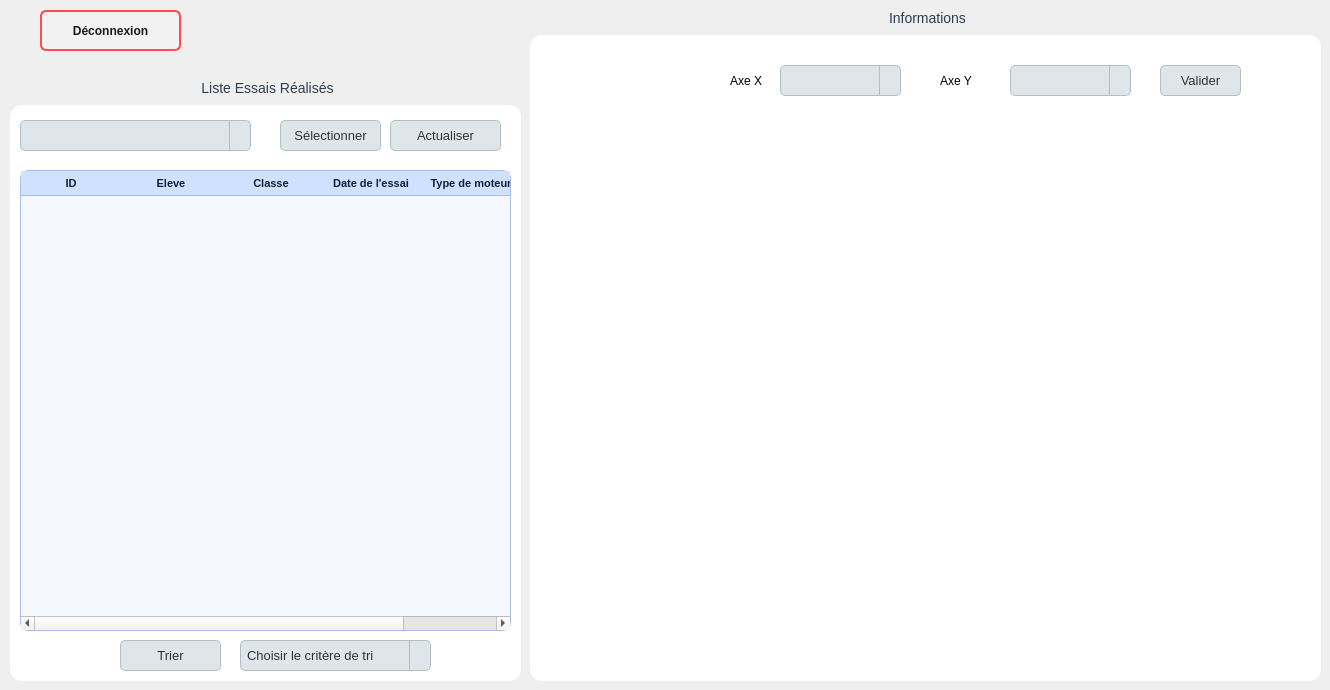
     <widget class="QWidget" name="tab_3">
      <attribute name="title">
       <string>Analyse des essais</string>
      </attribute>
      <widget class="QGroupBox" name="groupBox_3">
       <property name="geometry">
        <rect>
         <x>530</x>
         <y>10</y>
         <width>791</width>
         <height>671</height>
        </rect>
       </property>
       <property name="styleSheet">
        <string notr="true">QGroupBox {
    border: 2px solid qlineargradient(
        spread:pad, x1:0, y1:0, x2:1, y2:0,
        stop:0 #6dd5fa, stop:1 #2980b9
    );
    border-radius: 12px;
    margin-top: 25px;
    background-color: #ffffff;
    color: #1a1a1a;
    padding: 15px;
    font-family: &quot;Segoe UI&quot;, sans-serif;
    font-size: 14px;
}

QGroupBox::title {
    subcontrol-origin: margin;
    subcontrol-position: top center;
    background-color: transparent;
    color: #2c3e50;  /* Bleu-gris foncé, élégant et lisible */
    font-size: 16px;
    font-weight: bold;
    padding: 0 10px;
    text-transform: uppercase;
    letter-spacing: 1px;
}
</string>
       </property>
       <property name="title">
        <string>Informations</string>
       </property>
       <widget class="QLabel" name="l_info">
        <property name="geometry">
         <rect>
          <x>70</x>
          <y>30</y>
          <width>351</width>
          <height>21</height>
         </rect>
        </property>
        <property name="text">
         <string/>
        </property>
       </widget>
       <widget class="QWidget" name="w_graphique" native="true">
        <property name="geometry">
         <rect>
          <x>10</x>
          <y>100</y>
          <width>761</width>
          <height>551</height>
         </rect>
        </property>
       </widget>
       <widget class="QLabel" name="l_axeY">
        <property name="geometry">
         <rect>
          <x>200</x>
          <y>55</y>
          <width>41</width>
          <height>31</height>
         </rect>
        </property>
        <property name="text">
         <string>Axe X</string>
        </property>
       </widget>
       <widget class="QComboBox" name="cBoxAxeY">
        <property name="geometry">
         <rect>
          <x>250</x>
          <y>55</y>
          <width>121</width>
          <height>31</height>
         </rect>
        </property>
        <property name="styleSheet">
         <string notr="true">QComboBox {
    background-color: #dfe6e9;
    border: 1px solid #b2bec3;
    border-radius: 5px;
    padding: 6px 30px 6px 6px;
    font: 13px;
    color: #2d3436;
}

QComboBox:hover {
    background-color: #b2bec3;
}

QComboBox:pressed {
    background-color: #636e72;
    color: #ffffff;
}

QComboBox::drop-down {
    subcontrol-origin: padding;
    subcontrol-position: top right;
    width: 20px;
    border-left: 1px solid #b2bec3;
}

QComboBox QAbstractItemView {
    background-color: #dfe6e9;
    border: 1px solid #b2bec3;
    selection-background-color: #636e72;
    selection-color: #ffffff;
}</string>
        </property>
        <item>
         <property name="text">
          <string/>
         </property>
        </item>
        <item>
         <property name="text">
          <string>tension</string>
         </property>
        </item>
        <item>
         <property name="text">
          <string>courant</string>
         </property>
        </item>
        <item>
         <property name="text">
          <string>puissance</string>
         </property>
        </item>
        <item>
         <property name="text">
          <string>couple</string>
         </property>
        </item>
        <item>
         <property name="text">
          <string>vitesse</string>
         </property>
        </item>
        <item>
         <property name="text">
          <string>temps</string>
         </property>
        </item>
       </widget>
       <widget class="QPushButton" name="pb_valider_axe">
        <property name="geometry">
         <rect>
          <x>630</x>
          <y>55</y>
          <width>81</width>
          <height>31</height>
         </rect>
        </property>
        <property name="styleSheet">
         <string notr="true">QPushButton {
    background-color: #dfe6e9;
    border: 1px solid #b2bec3;
    border-radius: 5px;
    color: #2d3436;
    padding: 6px 12px;
    font: 13px;
}

QPushButton:hover {
    background-color: #b2bec3;
}

QPushButton:pressed {
    background-color: #636e72;
    color: #ffffff;
}</string>
        </property>
        <property name="text">
         <string>Valider</string>
        </property>
       </widget>
       <widget class="QComboBox" name="cBoxAxeX">
        <property name="geometry">
         <rect>
          <x>480</x>
          <y>55</y>
          <width>121</width>
          <height>31</height>
         </rect>
        </property>
        <property name="styleSheet">
         <string notr="true">QComboBox {
    background-color: #dfe6e9;
    border: 1px solid #b2bec3;
    border-radius: 5px;
    padding: 6px 30px 6px 6px;
    font: 13px;
    color: #2d3436;
}

QComboBox:hover {
    background-color: #b2bec3;
}

QComboBox:pressed {
    background-color: #636e72;
    color: #ffffff;
}

QComboBox::drop-down {
    subcontrol-origin: padding;
    subcontrol-position: top right;
    width: 20px;
    border-left: 1px solid #b2bec3;
}

QComboBox QAbstractItemView {
    background-color: #dfe6e9;
    border: 1px solid #b2bec3;
    selection-background-color: #636e72;
    selection-color: #ffffff;
}</string>
        </property>
        <item>
         <property name="text">
          <string/>
         </property>
        </item>
        <item>
         <property name="text">
          <string>tension</string>
         </property>
        </item>
        <item>
         <property name="text">
          <string>courant</string>
         </property>
        </item>
        <item>
         <property name="text">
          <string>puissance</string>
         </property>
        </item>
        <item>
         <property name="text">
          <string>couple</string>
         </property>
        </item>
        <item>
         <property name="text">
          <string>vitesse</string>
         </property>
        </item>
        <item>
         <property name="text">
          <string>temps</string>
         </property>
        </item>
       </widget>
       <widget class="QLabel" name="l_axeX">
        <property name="geometry">
         <rect>
          <x>410</x>
          <y>55</y>
          <width>71</width>
          <height>31</height>
         </rect>
        </property>
        <property name="text">
         <string>Axe Y</string>
        </property>
       </widget>
       <widget class="QLabel" name="l_choix_essai">
        <property name="geometry">
         <rect>
          <x>320</x>
          <y>30</y>
          <width>291</width>
          <height>21</height>
         </rect>
        </property>
        <property name="text">
         <string/>
        </property>
       </widget>
      </widget>
      <widget class="QGroupBox" name="gBox_liste_essai">
       <property name="geometry">
        <rect>
         <x>10</x>
         <y>80</y>
         <width>511</width>
         <height>601</height>
        </rect>
       </property>
       <property name="styleSheet">
        <string notr="true">QGroupBox {
    border: 2px solid qlineargradient(
        spread:pad, x1:0, y1:0, x2:1, y2:0,
        stop:0 #6dd5fa, stop:1 #2980b9
    );
    border-radius: 12px;
    margin-top: 25px;
    background-color: #ffffff;
    color: #1a1a1a;
    padding: 15px;
    font-family: &quot;Segoe UI&quot;, sans-serif;
    font-size: 14px;
}

QGroupBox::title {
    subcontrol-origin: margin;
    subcontrol-position: top center;
    background-color: transparent;
    color: #2c3e50;  /* Bleu-gris foncé, élégant et lisible */
    font-size: 16px;
    font-weight: bold;
    padding: 0 10px;
    text-transform: uppercase;
    letter-spacing: 1px;
}
</string>
       </property>
       <property name="title">
        <string>Liste Essais Réalisés</string>
       </property>
       <widget class="QComboBox" name="cBox_liste_essai">
        <property name="geometry">
         <rect>
          <x>10</x>
          <y>40</y>
          <width>231</width>
          <height>31</height>
         </rect>
        </property>
        <property name="styleSheet">
         <string notr="true">QComboBox {
    background-color: #dfe6e9;
    border: 1px solid #b2bec3;
    border-radius: 5px;
    padding: 6px 30px 6px 6px;
    font: 13px;
    color: #2d3436;
}

QComboBox:hover {
    background-color: #b2bec3;
}

QComboBox:pressed {
    background-color: #636e72;
    color: #ffffff;
}

QComboBox::drop-down {
    subcontrol-origin: padding;
    subcontrol-position: top right;
    width: 20px;
    border-left: 1px solid #b2bec3;
}

QComboBox QAbstractItemView {
    background-color: #dfe6e9;
    border: 1px solid #b2bec3;
    selection-background-color: #636e72;
    selection-color: #ffffff;
}</string>
        </property>
       </widget>
       <widget class="QPushButton" name="pb_selectionner_essai">
        <property name="geometry">
         <rect>
          <x>270</x>
          <y>40</y>
          <width>101</width>
          <height>31</height>
         </rect>
        </property>
        <property name="styleSheet">
         <string notr="true">QPushButton {
    background-color: #dfe6e9;
    border: 1px solid #b2bec3;
    border-radius: 5px;
    color: #2d3436;
    padding: 6px 12px;
    font: 13px;
}

QPushButton:hover {
    background-color: #b2bec3;
}

QPushButton:pressed {
    background-color: #636e72;
    color: #ffffff;
}</string>
        </property>
        <property name="text">
         <string>Sélectionner</string>
        </property>
       </widget>
       <widget class="QPushButton" name="pb_actualiser_liste_essai">
        <property name="geometry">
         <rect>
          <x>380</x>
          <y>40</y>
          <width>111</width>
          <height>31</height>
         </rect>
        </property>
        <property name="styleSheet">
         <string notr="true">QPushButton {
    background-color: #dfe6e9;
    border: 1px solid #b2bec3;
    border-radius: 5px;
    color: #2d3436;
    padding: 6px 12px;
    font: 13px;
}

QPushButton:hover {
    background-color: #b2bec3;
}

QPushButton:pressed {
    background-color: #636e72;
    color: #ffffff;
}</string>
        </property>
        <property name="text">
         <string>Actualiser</string>
        </property>
       </widget>
       <widget class="QTableWidget" name="tE_listeEssai">
        <property name="geometry">
         <rect>
          <x>10</x>
          <y>90</y>
          <width>491</width>
          <height>461</height>
         </rect>
        </property>
        <property name="layoutDirection">
         <enum>Qt::LeftToRight</enum>
        </property>
        <property name="styleSheet">
         <string notr="true">QTableWidget {
    background-color: #f5f8ff;
    border: 1px solid #a9c1e8;
    border-radius: 8px;
    gridline-color: #c9d7ec;
    font-size: 11px;
    color: #0d1e40; /* Texte en bleu foncé */
    selection-background-color: #b3d1ff;
    selection-color: #000000;
}

QHeaderView::section {
    background-color: #d0e1ff;
    color: #0d1e40; /* Bleu foncé pour les titres */
    padding: 3px 6px;
    border: none;
    border-bottom: 1px solid #a3bde3;
    font-weight: bold;
    font-size: 11px;
}

QTableWidget::item {
    padding: 3px 5px;
    border: none;
}

QTableWidget::item:selected {
    background-color: #b3d1ff;
    color: #000000;
}

QTableCornerButton::section {
    background-color: #d0e1ff;
    border: none;
}
</string>
        </property>
        <attribute name="verticalHeaderVisible">
         <bool>false</bool>
        </attribute>
        <column>
         <property name="text">
          <string>ID</string>
         </property>
        </column>
        <column>
         <property name="text">
          <string>Eleve</string>
         </property>
        </column>
        <column>
         <property name="text">
          <string>Classe</string>
         </property>
        </column>
        <column>
         <property name="text">
          <string>Date de l'essai</string>
         </property>
        </column>
        <column>
         <property name="text">
          <string>Type de moteur</string>
         </property>
        </column>
       </widget>
       <widget class="QPushButton" name="pb_trierListeEssai">
        <property name="geometry">
         <rect>
          <x>110</x>
          <y>560</y>
          <width>101</width>
          <height>31</height>
         </rect>
        </property>
        <property name="styleSheet">
         <string notr="true">QPushButton {
    background-color: #dfe6e9;
    border: 1px solid #b2bec3;
    border-radius: 5px;
    color: #2d3436;
    padding: 6px 12px;
    font: 13px;
}

QPushButton:hover {
    background-color: #b2bec3;
}

QPushButton:pressed {
    background-color: #636e72;
    color: #ffffff;
}</string>
        </property>
        <property name="text">
         <string>Trier</string>
        </property>
       </widget>
       <widget class="QComboBox" name="cB_listeTries">
        <property name="geometry">
         <rect>
          <x>230</x>
          <y>560</y>
          <width>191</width>
          <height>31</height>
         </rect>
        </property>
        <property name="styleSheet">
         <string notr="true">QComboBox {
    background-color: #dfe6e9;
    border: 1px solid #b2bec3;
    border-radius: 5px;
    padding: 6px 30px 6px 6px;
    font: 13px;
    color: #2d3436;
}

QComboBox:hover {
    background-color: #b2bec3;
}

QComboBox:pressed {
    background-color: #636e72;
    color: #ffffff;
}

QComboBox::drop-down {
    subcontrol-origin: padding;
    subcontrol-position: top right;
    width: 20px;
    border-left: 1px solid #b2bec3;
}

QComboBox QAbstractItemView {
    background-color: #dfe6e9;
    border: 1px solid #b2bec3;
    selection-background-color: #636e72;
    selection-color: #ffffff;
}</string>
        </property>
        <item>
         <property name="text">
          <string>Choisir le critère de tri</string>
         </property>
        </item>
        <item>
         <property name="text">
          <string>par étudiant</string>
         </property>
        </item>
        <item>
         <property name="text">
          <string>par date</string>
         </property>
        </item>
        <item>
         <property name="text">
          <string>par moteur</string>
         </property>
        </item>
       </widget>
      </widget>
      <widget class="QLabel" name="l_moteur">
       <property name="geometry">
        <rect>
         <x>470</x>
         <y>80</y>
         <width>351</width>
         <height>16</height>
        </rect>
       </property>
       <property name="text">
        <string/>
       </property>
      </widget>
      <widget class="QPushButton" name="pb_deconnecter">
       <property name="geometry">
        <rect>
         <x>40</x>
         <y>10</y>
         <width>141</width>
         <height>41</height>
        </rect>
       </property>
       <property name="styleSheet">
        <string notr="true">QPushButton {
    background-color: #f2f2f2;   /* Gris très clair */
    color: #1a1a1a;              /* Texte noir doux */
    border: 2px solid #ff4d4d;
    border-radius: 6px;
    padding: 6px;
    font-weight: bold;
}

QPushButton:hover {
    background-color: #ffe6e6;
    border-color: #ff1a1a;
    color: #000000;              /* Texte noir foncé au survol */
}
</string>
       </property>
       <property name="text">
        <string>Déconnexion</string>
       </property>
      </widget>
     </widget>
